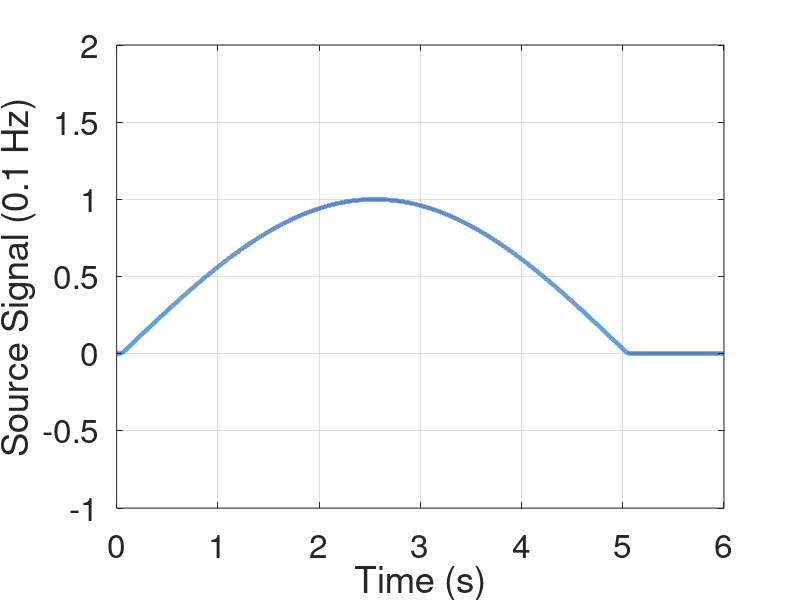
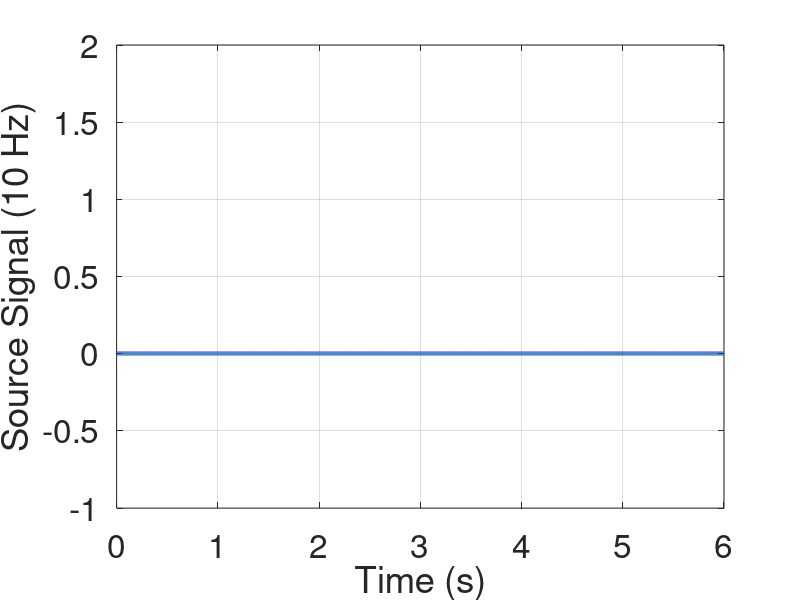
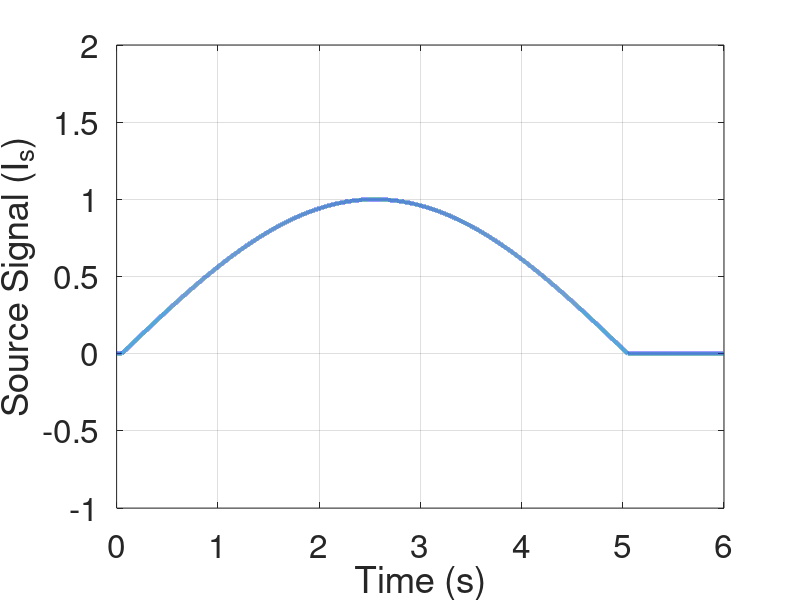

The MATLAB script that drew these images, in order: (Note: this script raises an error after producing the figures.)
clear all 
clc
close all
%%%%%%%%%%%%%%%%%%%%%%%%%%%%%%%%%%%%%%%%%%%%%%%%%%%%%%%%%%%%%%%%%%%%%%%
nfig=0; 
video_steps = 500; %200
take_video = 0; %1 to save video of individual cases
%%%%%%%%%%%%%%%%%%%%%%%%%%%%%%%%%%%%%%%%%%%%%%%%%%%%%%%%%%%%%%%%%%%%%%%
%simulations 
%%%%%%%%%%%%%%%%%%%%%%%%%%%%%%%%%%%%%%%%%%%%%%%%%%%%%%%%%%%%%%%%%%%%%%%
L = 3;     %length of network in m
a = 0.2; 
khat = 1;    %stiffness between agents
f1 = 0.08; f2 = 0.1; f3 = 10;   %Hz source frequency
disp(['Simulating frequencies: ' num2str(f1) ' Hz, ' num2str(f2) ' Hz, ' num2str(f3) ' Hz.'])
%wave properties

T1 = 1/f1;                  %time period of propagated in seconds
T2 = 1/f2;
T3 = 1/f3;

cases_to_run = [1 1 0 1];   %[DSR Mom-small-damping Mom-large-damping Nesterov]


%%%%%%%%%%%%%%%%%%%%%%%%%%%%%%%%%%%%%%%%%%%%%%
%DSR parameters
gamma_dsr = 10;
beta2_dsr = 1;   %=1 for DSR
delta_t = 10^(-4); 
dt = delta_t;

%%%%%%%%%%%%%%%%%%%%%%%%%%%%%%%%%%%%
%constrained parameters 
D = 1; %number of spatial dimensions


n = 1*round(L/a) %number of agents

%return
%%%%%%%%%%%%%%%%%%%%%%%%%%%%%%%%%%%%%%%%%%%%%%
%network definition
connection_struct = [-0.5 1 -0.5];
A = zeros(n,n);
A(1,1) = 1; A(1, 2) = -0.5; 
A(n,n) = 1; A(n,n-1) = -1;
for i=2:1:n-1
    A(i,i-1:1:i+1) = connection_struct;
end
A = A;
B = [0.5; zeros(n-1,1)];

lambda_A = eig(A);

% beta1_dsr = 0*4/(max(lambda_A)*(gamma_dsr*delta_t+2));

video_name = ['Nov17-MovieS2-white.mp4'];

if (L <= 17.55*a)
        %%%selecting stable beta1
    
    
    
    % % % 
%        beta2_dsr = (pi^2*a^2/(4*L^2))*( sqrt( gamma_dsr*dt/(2*D) + 4*(L^2)/(pi^2*a^2) + beta1_dsr/(2*D) ) - sqrt( gamma_dsr*dt/(2*D)) )^2
     c = sqrt(gamma_dsr*a^2/(2*D*delta_t*beta2_dsr));
    
       beta1_dsr = 0.9*((beta2_dsr+1) - gamma_dsr*delta_t/2 )/max(lambda_A) %4*gamma_dsr*L/(pi*c)

else    

    %%%selecting stable beta1
    beta1_dsr = 0.9*((beta2_dsr+1) - gamma_dsr*delta_t/2 )/max(lambda_A);

    
    
    
    % % % 
     beta2_dsr = 1;%(pi^2*a^2/(4*L^2))*( sqrt( gamma_dsr*dt/(2*D) + 4*(L^2)/(pi^2*a^2) + beta1_dsr/(2*D) ) - sqrt( gamma_dsr*dt/(2*D)) )^2
     c = sqrt(gamma_dsr*a^2/(2*D*delta_t*beta2_dsr));
    
    %   beta1_dsr = 4*gamma_dsr*L/(pi*c)

    video_name = ['Oct_27_2Dsimuls_longnetwork3.mp4'];



end

zeta_dsr = (1-beta2_dsr)*L/(pi*c*beta2_dsr*dt) + beta1_dsr*pi*c/(4*gamma_dsr*L)
omega_0 = pi*c/(2*L);
predicted_settling_time = 6/(zeta_dsr*omega_0)




%Momentum parameter
gamma_m = gamma_dsr;
beta2_m_1 = 0.999;
beta2_m_2 = 1;
beta1_m = 0;

%Nesterov parameter
gamma_n = gamma_dsr;
beta2_n = 0.999;
beta1_n = gamma_n*dt*beta2_n*(1+beta2_n);
beta2_n_2 = 1;
beta1_n_2 = gamma_n*dt*beta2_n_2*(1+beta2_n_2);


v = sqrt(gamma_dsr*a^2/(2*1*delta_t*beta2_dsr))        %wave velocity in m/s

tend = max(0.9*L/v, 6) %2.8835e+03 %20*L/v;           %s - duration of simulation time -- BEFORE REFLECTION 
% return


%%%%%%%%%%%%%%%%%%%%%%%%%%%%%%%%%%%%%%%%%%%




% 
% beta2_dsr = (pi^2*a^2/(4*L^2))*( sqrt( gamma_dsr*dt/(2*D) + 4*(L^2)/(pi^2*a^2) + beta1_dsr/(2*D) ) - sqrt( gamma_dsr*dt/(2*D)) )^2
%  c = sqrt(gamma_dsr*a^2/(2*D*delta_t*beta2_dsr));
%  zeta_dsr = (1-beta2_dsr)*L/(pi*c*beta2_dsr*dt) + beta1_dsr*pi*c/(4*gamma_dsr*L)
% omega_0 = pi*c/(2*L);
%  predicted_settling_time = 6/(zeta_dsr*omega_0)

predicted_settling_time = tend;
 
% 
%   return

%%%%%%%%%%%%%%%%%%%%%%%%%%%%%%%%%%%%%%%%%%%



%time variable
ts = 0:delta_t:T2/2; %time period of initial BC creating pulse
t = [ts (ts(end)+delta_t):delta_t:tend]; %time vector


%topological radius
threshold_dist = 2*a;

%%%%%%%%%%%%%%%%%%%%%%%%%%%%%%%%%%%%%%%%%%%%%%%%%%%%%%
%define input source
input1 = sin(2*pi*ts/T2);
input2 = 0*sin(2*pi*ts/T3);
input = input1 + input2;
initialzeros = 500; %2
Is1 = [zeros(1,initialzeros) input1 zeros(1, length(t)-length(ts)-initialzeros)];
Is2 = [zeros(1,initialzeros) input2 zeros(1, length(t)-length(ts)-initialzeros)];
Is = [zeros(1,initialzeros) input zeros(1, length(t)-length(ts)-initialzeros)];
% Is_1 = ones(size(t)); %sin(2*pi*f1*t);
% Is_2 = sin(2*pi*f2*t);
% Is_3 = sin(2*pi*f3*t);

Is_unitstep = ones(size(t));

% nfig=nfig+1; figure(nfig);
% plot(t, Is_1, '-', t, Is_2, '-', t, Is_3, '-', 'LineWidth', 3);
% xlabel('Time (s)');
% ylabel('Is');
% title('Source Trajectory');

nfig=nfig+1; figure(nfig);
plot(t, Is1, '-','LineWidth', 3);
xlabel('Time (s)');
ylabel('Source Signal (0.1 Hz)');
grid on
set(gca, 'FontSize', 24);
ylim([-1 2])

nfig=nfig+1; figure(nfig);
plot(t, Is2, '-','LineWidth', 3);
xlabel('Time (s)');
ylabel('Source Signal (10 Hz)');
grid on
set(gca, 'FontSize', 24);
ylim([-1 2]);

nfig=nfig+1; figure(nfig);
plot(t, Is, '-','LineWidth', 3);
xlabel('Time (s)');
ylabel('Source Signal (I_s)');
grid on
set(gca, 'FontSize', 24);
ylim([-1 2])

%  return



if (cases_to_run(1)==1)


            %%%%%%%%METHOD 2: DSR %%%%%%%%%%%%%%%%%%%%%%%%%%%%
            
            %number of discrete x points
            num_of_x = n; %equal to number of agents in 1d network
            
            %number of time steps 
            num_of_t = length(t);
            
            Idsr1 = zeros(num_of_x, 3); 
            Idsr2 = zeros(num_of_x, 3);
            
            %DSR (Internal damping) with tracking (DAC)
            thetadsr = 0*pi/2*ones(num_of_x, 3); %initially the angle is pi/2
            xdsr = linspace(a, num_of_x*a, num_of_x);
            ydsr = 0*xdsr;
            vel = 1; 
             leader_xytheta_dsr = [xdsr(1) ydsr(1) thetadsr(1,1);
                                   xdsr(1) ydsr(1) thetadsr(1,2)];
             follower_xytheta_dsr = [xdsr(end) ydsr(end) thetadsr(end,1);
                                   xdsr(end) ydsr(end) thetadsr(end,2)];
             time_vec = [t(1:2)];

             %DSR (Internal damping) without tracking (DAC)
             thetadsr2 = thetadsr; xdsr2 = xdsr; ydsr2 = ydsr;
             leader_xytheta_dsr2 = leader_xytheta_dsr;
             follower_xytheta_dsr2 = follower_xytheta_dsr;

             theta_desired = [Is(1)*pi/2; Is(2)*pi/2];

     
             


        if (take_video == 1)
             vidObj = VideoWriter(video_name, 'MPEG-4'); open(vidObj);
        end

            
            for k = [3:1:num_of_t] 
                t(k)/t(end)

                iii=3;

                %DSR Internal damping with tracking (DAC)
                %%%%%%%%%%%%%%%%%%%%%%%%%%%%%%%%%%%%%%%%%%%%%%%%%%%%   

               bigA = get_topological_A_matrix(xdsr, ydsr, threshold_dist, n);

               Delta_kminus1 = bigA*[Idsr1(:,iii-1); Is(k-1)];
               Delta_kminus2 = bigA*[Idsr1(:,iii-2); Is(k-2)];

               Idsr1(:,iii) = Idsr1(:,iii-1) - gamma_dsr*delta_t*Delta_kminus1 - beta1_dsr*(Delta_kminus1-Delta_kminus2) ...
                                    + beta2_dsr*(Idsr1(:,iii-1)-Idsr1(:,iii-2));% + gamma_dsr*delta_t*B(i)*Is(k-1); 


                 diag_A_dsr = diag(bigA(1:n,1:n));


                 for i=1:1:n

                    %                      if (diag_A_dsr(i)==0)
                    % 
                    %                         xdsr(i) = xdsr(i);
                    %                         ydsr(i) = ydsr(i);
                    % 
                    %                      else

                       thetadsr(i,:) = Idsr1(i,:)*pi/2; %thetadsr + pi/2*Idsr1;
                       xdsr(i) = xdsr(i) + vel*delta_t*cos(thetadsr(i,3)');
                       ydsr(i) = ydsr(i) + vel*delta_t*sin(thetadsr(i,3)');

                    %                      end


                 end      



                Idsr = Idsr1;
                f=f2;

                Idsr1(:,1:2) = Idsr1(:,2:3);


                %DSR Internal damping without tracking (DAC)
                %%%%%%%%%%%%%%%%%%%%%%%%%%%%%%%%%%%%%%%%%%%%%%%%%%%%   

               bigA = get_topological_A_matrix(xdsr2, ydsr2, threshold_dist, n);

               Delta_kminus1 = bigA*[Idsr2(:,iii-1); Is(k-1)];
               Delta_kminus2 = bigA*[Idsr2(:,iii-2); Is(k-1)];

               Idsr2(:,iii) = Idsr2(:,iii-1) - gamma_dsr*delta_t*Delta_kminus1 - beta1_dsr*(Delta_kminus1-Delta_kminus2) ...
                                    + beta2_dsr*(Idsr2(:,iii-1)-Idsr2(:,iii-2));


                 diag_A_dsr2 = diag(bigA(1:n,1:n));


                 for i=1:1:n

                    %                      if (diag_A_dsr(i)==0)
                    % 
                    %                         xdsr(i) = xdsr(i);
                    %                         ydsr(i) = ydsr(i);
                    % 
                    %                      else

                       thetadsr2(i,:) = Idsr2(i,:)*pi/2; %thetadsr + pi/2*Idsr1;
                       xdsr2(i) = xdsr2(i) + vel*delta_t*cos(thetadsr2(i,3)');
                       ydsr2(i) = ydsr2(i) + vel*delta_t*sin(thetadsr2(i,3)');

                    %                      end


                 end      

                Idsr2(:,1:2) = Idsr2(:,2:3);




            
                
            
                if (mod(k,video_steps) == 0)


                          %%2D simul
                          leader_xytheta_dsr = [leader_xytheta_dsr; xdsr(1) ydsr(1) thetadsr(1,3)];
                          follower_xytheta_dsr = [follower_xytheta_dsr; xdsr(end) ydsr(end) thetadsr(end,3)];

                          leader_xytheta_dsr2 = [leader_xytheta_dsr2; xdsr2(1) ydsr2(1) thetadsr2(1,3)];
                          follower_xytheta_dsr2 = [follower_xytheta_dsr2; xdsr2(end) ydsr2(end) thetadsr2(end,3)];
                          
                          time_vec = [time_vec t(k)];

                          theta_desired = [theta_desired; Is(k)*pi/2];
                          
                          
                          ff = figure(100);
                          subplot(1,2,1);
                          plot(leader_xytheta_dsr(:,1), leader_xytheta_dsr(:,2), '-', 'LineWidth',1.5, 'Color', [0 0.7 0.7]);
                          hold on;
                          plot(follower_xytheta_dsr(:,1), follower_xytheta_dsr(:,2), 'b-', 'LineWidth',1.5);
                          plot(xdsr, ydsr, 'ko', 'MarkerSize', 6)%, 'MarkerFaceColor','k');
                          plot(xdsr(1), ydsr(1), 'bo', 'MarkerSize', 6, 'MarkerFaceColor', [0 0.7 0.7])
                          plot(xdsr(end), ydsr(end), 'bo', 'MarkerSize', 6, 'MarkerFaceColor', [0 0 1])
%                           quiver(xdsr(1), ydsr(1), cos(thetadsr(1,3)'), sin(thetadsr(1,3)'), 0.5, 'Color',[0 0 1])
%                           quiver(xdsr(end), ydsr(end), cos(thetadsr(end,3)'), sin(thetadsr(end,3)'), 0.5, 'Color',[1 0 0])
%                           quiver(xdsr(2:end-1), ydsr(2:end-1), cos(thetadsr(2:end-1,3)'), sin(thetadsr(2:end-1,3)'), 0.5, 'Color',[0 0 0])
                          quiver(xdsr, ydsr, cos(thetadsr(:,3)'), sin(thetadsr(:,3)'), 0.5, 'Color',[0 0 0])
           
                          hold off
                          xlabel('X')
                          ylabel('Y')
                          xlim([0 6.5]);
                          ylim([-0.5 6]);
                          title('(a) Internal damping with DAC')
                          set(gca, 'FontSize', 16)

                          subplot(1,2,2);
                          plot(leader_xytheta_dsr2(:,1), leader_xytheta_dsr2(:,2), '-', 'LineWidth',1.5, 'Color', [0 0.7 0.7]);
                          hold on;
                          plot(follower_xytheta_dsr2(:,1), follower_xytheta_dsr2(:,2), 'b-', 'LineWidth',1.5);
                          plot(xdsr2, ydsr2, 'ko', 'MarkerSize', 6)%, 'MarkerFaceColor','k');
                          plot(xdsr2(1), ydsr2(1), 'bo', 'MarkerSize', 6, 'MarkerFaceColor', [0 0.7 0.7])
                          plot(xdsr2(end), ydsr2(end), 'bo', 'MarkerSize', 6, 'MarkerFaceColor', [0 0 1])
%                           quiver(xdsr(1), ydsr(1), cos(thetadsr(1,3)'), sin(thetadsr(1,3)'), 0.5, 'Color',[0 0 1])
%                           quiver(xdsr(end), ydsr(end), cos(thetadsr(end,3)'), sin(thetadsr(end,3)'), 0.5, 'Color',[1 0 0])
%                           quiver(xdsr(2:end-1), ydsr(2:end-1), cos(thetadsr(2:end-1,3)'), sin(thetadsr(2:end-1,3)'), 0.5, 'Color',[0 0 0])
                          quiver(xdsr2, ydsr2, cos(thetadsr2(:,3)'), sin(thetadsr2(:,3)'), 0.5, 'Color',[0 0 0])
                          
                          hold off
                          xlabel('X')
                          ylabel('Y')
                          xlim([0 6.5]);
                          ylim([-0.5 6]);
                          title('(b) Internal damping without DAC')
                          set(gca, 'FontSize', 16)

          
                          ff.Position = [100 100 540*2 400];
                          set(gcf,'color','w');

                          pause(0.001)
                           if (take_video == 1)
                               F = getframe(gcf);
                               writeVideo(vidObj,F);
                           end


                end

          
    
                        
            end

            if (take_video == 1)
%              close(vidObj0);
%              close(vidObj1);
%              close(vidObj2);
              close(vidObj);
            end



%             save('Oct_27_2Dsimuls_L3_withnoise.mat', "time_vec", "leader_xytheta_dsr", "follower_xytheta_dsr", ...
%                 "leader_xytheta_m1", "follower_xytheta_m1", ...
%                 "leader_xytheta_m2", "follower_xytheta_m2");

%             save('Oct_27_2Dsimuls_L3_withoutnoise_v2.mat', "time_vec", "leader_xytheta_dsr", "follower_xytheta_dsr", ...
%                 "leader_xytheta_m1", "follower_xytheta_m1", ...
%                 "leader_xytheta_m2", "follower_xytheta_m2");



%             save('Oct_27_2Dsimuls_L10_withnoise.mat', "time_vec", "leader_xytheta_dsr", "follower_xytheta_dsr", ...
%                 "leader_xytheta_m1", "follower_xytheta_m1", ...
%                 "leader_xytheta_m2", "follower_xytheta_m2");

%             save('Oct_27_2Dsimuls_L10_withoutnoise_v2.mat', "time_vec", "leader_xytheta_dsr", "follower_xytheta_dsr", ...
%                 "leader_xytheta_m1", "follower_xytheta_m1", ...
%                 "leader_xytheta_m2", "follower_xytheta_m2");


%             save('Oct_27_2Dsimuls_L200_withoutnoise.mat', "time_vec", "leader_xytheta_dsr", "follower_xytheta_dsr", ...
%                 "leader_xytheta_m1", "follower_xytheta_m1", ...
%                 "leader_xytheta_m2", "follower_xytheta_m2");

%             save('Oct_27_2Dsimuls_L200_withoutnoise_v2.mat', "time_vec", "leader_xytheta_dsr", "follower_xytheta_dsr", ...
%                 "leader_xytheta_m1", "follower_xytheta_m1", ...
%                 "leader_xytheta_m2", "follower_xytheta_m2");



end

%%
nfig=nfig+1; figure(nfig);
plot(time_vec, abs(follower_xytheta_dsr(:,3)-theta_desired), 'b:', ...
    time_vec, abs(follower_xytheta_dsr2(:,3)-theta_desired), 'r:', 'LineWidth', 3);
legend('With DAC', 'Without DAC');
ylabel('Follower (i=N) tracking error (e_N)');
xlabel('Time (s)')
set(gca, 'FontSize', 16)

nfig=nfig+1; figure(nfig);
plot(time_vec, theta_desired, 'g-', ...
    time_vec, follower_xytheta_dsr(:,3), 'b--', ...
    time_vec, follower_xytheta_dsr2(:,3), 'r:', 'LineWidth', 3);
legend('I_s', 'With Dynamic Consensus', 'Without Dynamic Consensus');
ylabel('Follower (i=N) orientation response (I_N)');
xlabel('Time (s)')
set(gca, 'FontSize', 16)


return

%%%%%%%%%%%%%%%%%%%%%%%%%%%%%%%%%%%%%%%%%%%%%%%%%%%%%%%%%%%%%%%%%%%%%%%
%%%%%%%%%%%%%%%%%%%%%%%%%%%%%%%%%%%%%%%%%%%%%%%%%%%%%%%%%%%%%%%%%%%
function bigA = get_topological_A_matrix(xdsr, ydsr, radius, N)
%returns graph lapacian (N rows and columns where last N+1 column is for the source node
%and connected only to the leader agent) based on current x y location of agents with
%topological dist of given radius 
    bigA = zeros(N, N+1);

    pos_of_agents = sqrt(xdsr.^2+ydsr.^2);

    for i=1:1:N

            for j=1:1:N

                if ( j ~= i && abs(pos_of_agents(j)-pos_of_agents(i)) < radius )

                    bigA(i,j) = bigA(i,j) - 1;
%                     bigA(i,i) = bigA(i,i) + 1;
                        
                end    

            end

    end
    
    %leader agent
%     bigA(1,1) = bigA(1,1) + 1;
    bigA(1,N+1) = bigA(1, N+1) - 1;

    for i=1:1:N
            
            sum_of_row = - sum(bigA(i,:));
            
            if (sum_of_row > 0)
                bigA(i,:) = bigA(i,:)/sum_of_row;
            
                bigA(i,i) = 1;

            end

    end




end

%%%%%%%%%%%%%%%%%%%%%%%%%%%%%%%%%%%%%%%%%%%%%%%%%%%%%%%%%%%%%%%%%%%%%%%%%
%%%%%%%%%%%%%%%%%%%%%%%%%%%%%%%%%%%%%%%%%%%%%%%%%%%%%%%%%%%%%%%%%%%
%%%%%%%%%%%%%%%%%%%%%%%%%%%%%%%%%%%%%%%%%%%%%%%%%%%%%%%%%%%
function vf = filtered_derivative(t, x, wf, n)
% FILTERED_dERIVATIVE  take derivative of a filtered signal.
%   vf = filtered_derivative(t, x, wf, n) filters x to xf and takes its
%   derivative vf

    A = -wf*eye(n); B = wf*eye(n);
    C = -wf*eye(n); D = wf*eye(n);
    
    sys = ss(A, B, C, D);
    
    vf = lsim(sys, x, t);

end



function [t, I, Idot] = second_order_simulation(t, Is, n, c_s, c_sd, cd)


        %number of discrete x points
            num_of_x = n; %equal to number of agents in 1d network

            %number of time steps 
            num_of_t = length(t);

            I = zeros(num_of_x, num_of_t);
            Idot = zeros(num_of_x, num_of_t);

            %adding the initial condition on left end with sin input
            Idsr(1,:) = Is;
            % I(2,:) = Is;


            for k=3:1:num_of_t

               for i=1:1:(num_of_x) 

                   if i==1 
                       Deltai_kminus1 =  Idsr(i,k-1) - 0.5*Idsr(i+1,k-1) -0.5*Is(k-1) ; 
                       Deltai_kminus2 =  Idsr(i,k-2) - 0.5*Idsr(i+1,k-2) -0.5*Is(k-2) ; 
                   elseif i == num_of_x        
                       Deltai_kminus1 = -1*Idsr(i-1,k-1) + Idsr(i,k-1); 
                       Deltai_kminus2 = -1*Idsr(i-1,k-2) + Idsr(i,k-2);         
                   else
                       Deltai_kminus1 = -0.5*Idsr(i-1,k-1) + Idsr(i,k-1) - 0.5*Idsr(i+1,k-1);  
                       Deltai_kminus2 = -0.5*Idsr(i-1,k-2) + Idsr(i,k-2) - 0.5*Idsr(i+1,k-2); 
                   end

        
                       Idsr(i,k) = Idsr(i,k-1) - gamma_dsr*delta_t*Deltai_kminus1 - beta1_dsr*(Deltai_kminus1-Deltai_kminus2) ...
                                + beta2_dsr*(Idsr(i,k-1)-Idsr(i,k-2));



               end

            end

end


%return